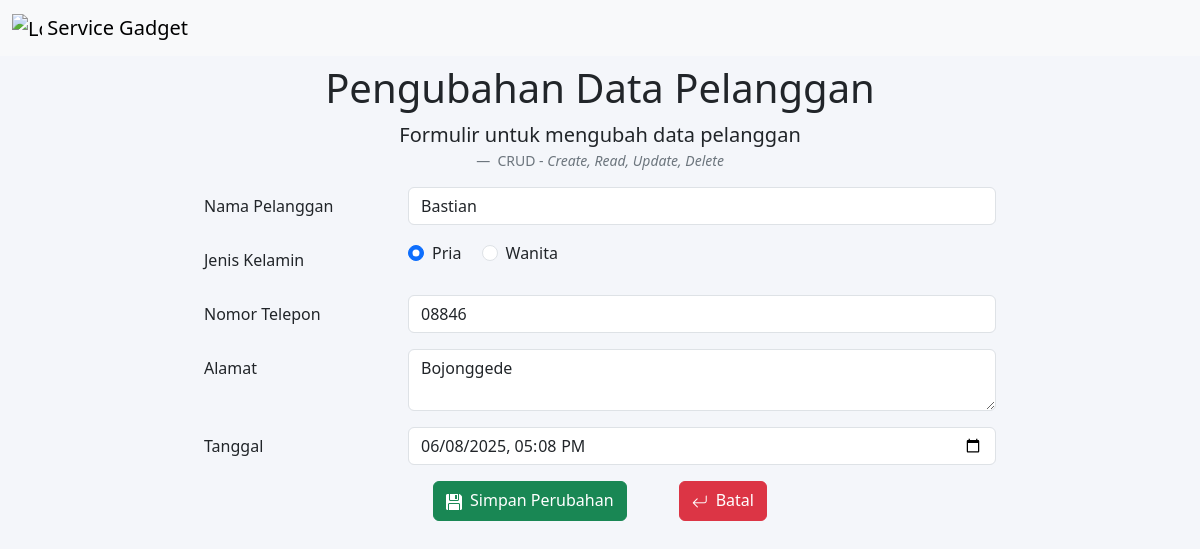
/kelola.php?tombol=ubahPelanggan&ubah=PLG001 (signed in), run on the app's committed database.
### tables this page shows
CREATE TABLE `pelanggan` (
  `id_pelanggan` varchar(10) NOT NULL,
  `nama_pelanggan` text NOT NULL,
  `jenis_kelamin` text NOT NULL,
  `nomor_telepon` char(20) NOT NULL,
  `alamat` text NOT NULL,
  `tanggal` datetime NOT NULL
);

### kelola.php (the view, shortened to what this page needs)
<!DOCTYPE html>
<html lang="en">
<head>
    <link href="css/bootstrap.min.css" rel="stylesheet">
    <link rel="stylesheet" href="bootstrap-icons/bootstrap-icons.min.css">
    <link rel="stylesheet" href="styles.css">
</head>
<body class="pt-5">
    <nav class="navbar fixed-top bg-body-tertiary">
        <div class="container-fluid">
            <a class="navbar-brand" href="#">
                <img src="img/menu_logo.png" alt="Logo" width="30" height="24" class="d-inline-block align-text-top">
                Service Gadget
            </a>
        </div>
    </nav>
    <div class="container">
                    <?php if (isset($_GET['tombol']) && $_GET['tombol'] == 'ubahPelanggan'): ?>
                        <h1 class="mt-3 text-center">Pengubahan Data Pelanggan</h1>
                        <figure class="text-center">
                            <blockquote class="blockquote">
                                <p>Formulir untuk mengubah data pelanggan</p>
                            </blockquote>
                                <?php endif; ?>
                                <figcaption class="blockquote-footer">
                                    CRUD - <cite title="Source Title">Create, Read, Update, Delete</cite>
                                </figcaption>
                            </figure>
    </div>
</body>
</html>
<?php
include 'databases/koneksi.php';
if (isset($_GET['tombol']) && isset($_GET['ubah'])):
    $tombol = $_GET['tombol'];
    $id = $_GET['ubah'];
    $cancel = "";
    switch ($tombol) {
        case 'ubahPelanggan':
            $query = "SELECT * FROM pelanggan WHERE id_pelanggan = '$id'";
            $sql = mysqli_query($conn, $query);
            $data = mysqli_fetch_assoc($sql);
            $cancel = "pelanggan.php";
            ?>
            <form action="proses.php?formUbah=pelanggan" method="post">
                <div class="mb-3 row justify-content-center">
                    <label class="col-sm-2 col-form-label">Nama Pelanggan</label>
                    <div class="col-sm-6">
                        <input type="text" name="namaPelanggan" class="form-control" value="<?= $data['nama_pelanggan'] ?>">
                    </div>
                </div>
                <div class="mb-3 row justify-content-center">
                    <label class="col-sm-2 col-form-label">Jenis Kelamin</label>
                    <div class="col-sm-6">
                        <?php $jk = $data['jenis_kelamin']; ?>
                        <div class="form-check form-check-inline">
                            <input class="form-check-input" type="radio" name="jenis_kelamin" value="Pria" <?= ($jk == 'Pria') ? 'checked' : '' ?>> Pria
                        </div>
                        <div class="form-check form-check-inline">
                            <input class="form-check-input" type="radio" name="jenis_kelamin" value="Wanita" <?= ($jk == 'Wanita') ? 'checked' : '' ?>> Wanita
                        </div>
                    </div>
                </div>
                <div class="mb-3 row justify-content-center">
                    <label class="col-sm-2 col-form-label">Nomor Telepon</label>
                    <div class="col-sm-6">
                        <input type="text" name="nomorTelepon" class="form-control" value="<?= $data['nomor_telepon'] ?>">
                    </div>
                </div>
                <div class="mb-3 row justify-content-center">
                    <label class="col-sm-2 col-form-label">Alamat</label>
                    <div class="col-sm-6">
                        <textarea name="alamat" class="form-control"><?= $data['alamat'] ?></textarea>
                    </div>
                </div>
                <div class="mb-3 row justify-content-center">
                    <label class="col-sm-2 col-form-label">Tanggal</label>
                    <div class="col-sm-6">
                        <input type="datetime-local" name="tanggal" class="form-control" value="<?= $data['tanggal'] ?>">
                    </div>
                </div>
                <?php $cancel = "form/form_pelanggan.php"; ?>
                <?php break;
            $data = mysqli_fetch_assoc($sql); ?>
                <?php break;
    }
    ?>
    <div class="mb-3 row justify-content-center text-center">
            <div class="col-sm-6">
                <button type="submit" name="aksi" value="edit" class="btn btn-success">
                    <i class="bi bi-floppy-fill me-2"></i>Simpan Perubahan
                </button>
                <a href="<?php echo $cancel; ?>" class="btn btn-danger ms-5">
                    <i class="bi bi-arrow-return-left me-2"></i>Batal
                </a>
            </div>
    </div>
    </form>
<?php endif; ?>

### styles.css (style rules this page uses)
body { background-color: #f4f6fa; }
.bi { vertical-align: -0.125em; }

### data on the page
pelanggan: namaPelanggan "Bastian", jenis_kelamin "☑", nomorTelepon "08846", alamat "Bojonggede", tanggal "06/08/2025 17:08"
